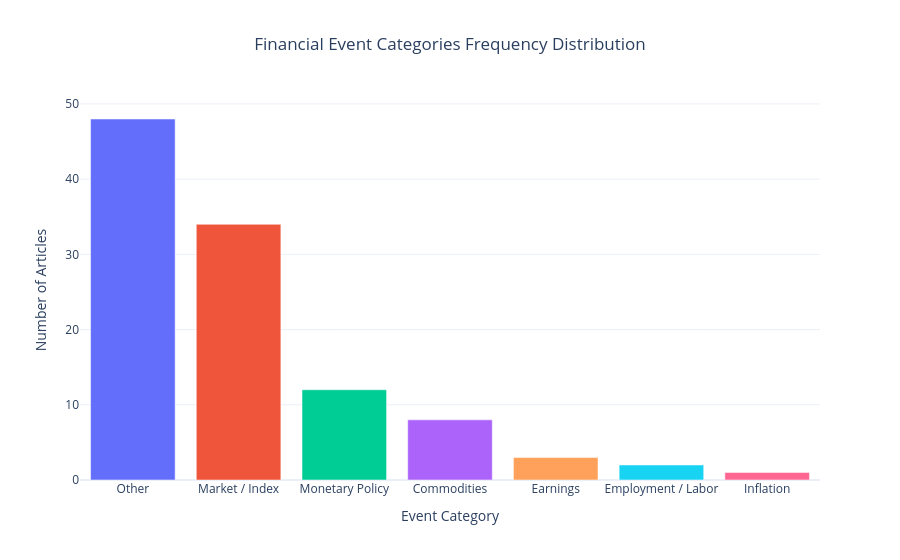
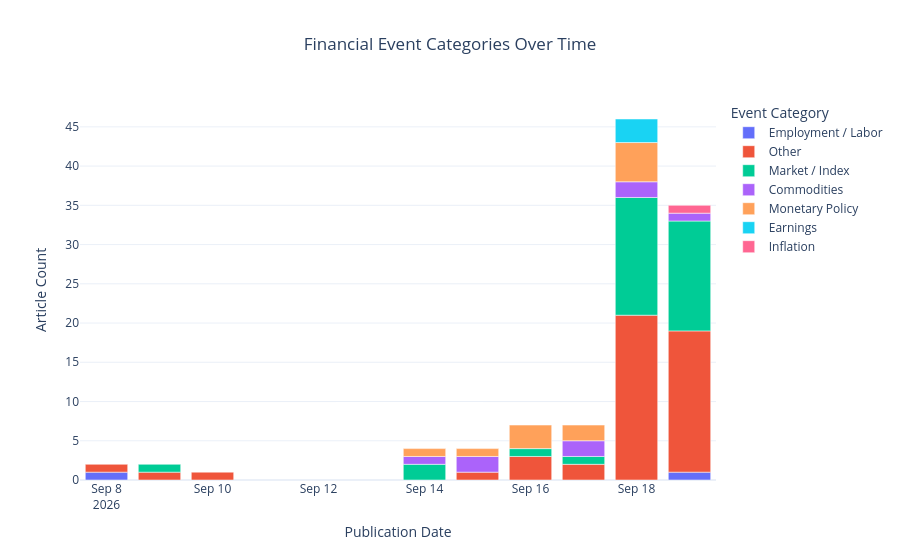

The cell these charts' notebook holds for them, in order:
### Markdown cell above
---
### Step 6: Visualize Event Category Frequencies & Timeline (Plotly)

We plot event category volume and a stacked timeline of events over time.

### Code cell
# Plot 1: Event Categories Bar Chart
fig_events_bar = px.bar(
    event_dist_df,
    x="Event_Type",
    y="Article_Count",
    title="Financial Event Categories Frequency Distribution",
    labels={"Event_Type": "Event Category", "Article_Count": "Number of Articles"},
    color="Event_Type",
    template="plotly_white"
)
fig_events_bar.update_layout(title_x=0.5, showlegend=False)
fig_events_bar.show()

# Plot 2: Event Timeline Chart
timeline_df = news_df.copy()
timeline_df["date_only"] = timeline_df["published_at"].dt.date
daily_events_df = timeline_df.groupby(["date_only", "event_type"]).size().reset_index(name="count")

fig_events_ts = px.bar(
    daily_events_df,
    x="date_only",
    y="count",
    color="event_type",
    title="Financial Event Categories Over Time",
    labels={"date_only": "Publication Date", "count": "Article Count", "event_type": "Event Category"},
    template="plotly_white"
)
fig_events_ts.update_layout(title_x=0.5)
fig_events_ts.show()

### Figure 1 — Plotly figure (JSON) as saved in the notebook; plotly's stock layout.template omitted (floating-point values rounded to 4 significant figures)
{"data": [{"hovertemplate": "Event Category=%{x}<br>Number of Articles=%{y}<extra></extra>", "legendgroup": "Other", "marker": {"color": "#636efa", "pattern": {"shape": ""}}, "name": "Other", "orientation": "v", "showlegend": true, "textposition": "auto", "type": "bar", "x": ["Other"], "xaxis": "x", "y": [48], "yaxis": "y"}, {"hovertemplate": "Event Category=%{x}<br>Number of Articles=%{y}<extra></extra>", "legendgroup": "Market / Index", "marker": {"color": "#EF553B", "pattern": {"shape": ""}}, "name": "Market / Index", "orientation": "v", "showlegend": true, "textposition": "auto", "type": "bar", "x": ["Market / Index"], "xaxis": "x", "y": [34], "yaxis": "y"}, {"hovertemplate": "Event Category=%{x}<br>Number of Articles=%{y}<extra></extra>", "legendgroup": "Monetary Policy", "marker": {"color": "#00cc96", "pattern": {"shape": ""}}, "name": "Monetary Policy", "orientation": "v", "showlegend": true, "textposition": "auto", "type": "bar", "x": ["Monetary Policy"], "xaxis": "x", "y": [12], "yaxis": "y"}, {"hovertemplate": "Event Category=%{x}<br>Number of Articles=%{y}<extra></extra>", "legendgroup": "Commodities", "marker": {"color": "#ab63fa", "pattern": {"shape": ""}}, "name": "Commodities", "orientation": "v", "showlegend": true, "textposition": "auto", "type": "bar", "x": ["Commodities"], "xaxis": "x", "y": [8], "yaxis": "y"}, {"hovertemplate": "Event Category=%{x}<br>Number of Articles=%{y}<extra></extra>", "legendgroup": "Earnings", "marker": {"color": "#FFA15A", "pattern": {"shape": ""}}, "name": "Earnings", "orientation": "v", "showlegend": true, "textposition": "auto", "type": "bar", "x": ["Earnings"], "xaxis": "x", "y": [3], "yaxis": "y"}, {"hovertemplate": "Event Category=%{x}<br>Number of Articles=%{y}<extra></extra>", "legendgroup": "Employment / Labor", "marker": {"color": "#19d3f3", "pattern": {"shape": ""}}, "name": "Employment / Labor", "orientation": "v", "showlegend": true, "textposition": "auto", "type": "bar", "x": ["Employment / Labor"], "xaxis": "x", "y": [2], "yaxis": "y"}, {"hovertemplate": "Event Category=%{x}<br>Number of Articles=%{y}<extra></extra>", "legendgroup": "Inflation", "marker": {"color": "#FF6692", "pattern": {"shape": ""}}, "name": "Inflation", "orientation": "v", "showlegend": true, "textposition": "auto", "type": "bar", "x": ["Inflation"], "xaxis": "x", "y": [1], "yaxis": "y"}], "layout": {"barmode": "relative", "legend": {"title": {"text": "Event Category"}, "tracegroupgap": 0}, "showlegend": false, "title": {"text": "Financial Event Categories Frequency Distribution", "x": 0.5}, "xaxis": {"anchor": "y", "categoryarray": ["Other", "Market / Index", "Monetary Policy", "Commodities", "Earnings", "Employment / Labor", "Inflation"], "categoryorder": "array", "domain": [0.0, 1.0], "title": {"text": "Event Category"}}, "yaxis": {"anchor": "x", "domain": [0.0, 1.0], "title": {"text": "Number of Articles"}}}}

### Figure 2 — Plotly figure (JSON) as saved in the notebook; plotly's stock layout.template omitted (floating-point values rounded to 4 significant figures)
{"data": [{"hovertemplate": "Event Category=Employment / Labor<br>Publication Date=%{x}<br>Article Count=%{y}<extra></extra>", "legendgroup": "Employment / Labor", "marker": {"color": "#636efa", "pattern": {"shape": ""}}, "name": "Employment / Labor", "orientation": "v", "showlegend": true, "textposition": "auto", "type": "bar", "x": ["2026-09-08", "2026-09-19"], "xaxis": "x", "y": [1, 1], "yaxis": "y"}, {"hovertemplate": "Event Category=Other<br>Publication Date=%{x}<br>Article Count=%{y}<extra></extra>", "legendgroup": "Other", "marker": {"color": "#EF553B", "pattern": {"shape": ""}}, "name": "Other", "orientation": "v", "showlegend": true, "textposition": "auto", "type": "bar", "x": ["2026-09-08", "2026-09-09", "2026-09-10", "2026-09-15", "2026-09-16", "2026-09-17", "2026-09-18", "2026-09-19"], "xaxis": "x", "y": [1, 1, 1, 1, 3, 2, 21, 18], "yaxis": "y"}, {"hovertemplate": "Event Category=Market / Index<br>Publication Date=%{x}<br>Article Count=%{y}<extra></extra>", "legendgroup": "Market / Index", "marker": {"color": "#00cc96", "pattern": {"shape": ""}}, "name": "Market / Index", "orientation": "v", "showlegend": true, "textposition": "auto", "type": "bar", "x": ["2026-09-09", "2026-09-14", "2026-09-16", "2026-09-17", "2026-09-18", "2026-09-19"], "xaxis": "x", "y": [1, 2, 1, 1, 15, 14], "yaxis": "y"}, {"hovertemplate": "Event Category=Commodities<br>Publication Date=%{x}<br>Article Count=%{y}<extra></extra>", "legendgroup": "Commodities", "marker": {"color": "#ab63fa", "pattern": {"shape": ""}}, "name": "Commodities", "orientation": "v", "showlegend": true, "textposition": "auto", "type": "bar", "x": ["2026-09-14", "2026-09-15", "2026-09-17", "2026-09-18", "2026-09-19"], "xaxis": "x", "y": [1, 2, 2, 2, 1], "yaxis": "y"}, {"hovertemplate": "Event Category=Monetary Policy<br>Publication Date=%{x}<br>Article Count=%{y}<extra></extra>", "legendgroup": "Monetary Policy", "marker": {"color": "#FFA15A", "pattern": {"shape": ""}}, "name": "Monetary Policy", "orientation": "v", "showlegend": true, "textposition": "auto", "type": "bar", "x": ["2026-09-14", "2026-09-15", "2026-09-16", "2026-09-17", "2026-09-18"], "xaxis": "x", "y": [1, 1, 3, 2, 5], "yaxis": "y"}, {"hovertemplate": "Event Category=Earnings<br>Publication Date=%{x}<br>Article Count=%{y}<extra></extra>", "legendgroup": "Earnings", "marker": {"color": "#19d3f3", "pattern": {"shape": ""}}, "name": "Earnings", "orientation": "v", "showlegend": true, "textposition": "auto", "type": "bar", "x": ["2026-09-18"], "xaxis": "x", "y": [3], "yaxis": "y"}, {"hovertemplate": "Event Category=Inflation<br>Publication Date=%{x}<br>Article Count=%{y}<extra></extra>", "legendgroup": "Inflation", "marker": {"color": "#FF6692", "pattern": {"shape": ""}}, "name": "Inflation", "orientation": "v", "showlegend": true, "textposition": "auto", "type": "bar", "x": ["2026-09-19"], "xaxis": "x", "y": [1], "yaxis": "y"}], "layout": {"barmode": "relative", "legend": {"title": {"text": "Event Category"}, "tracegroupgap": 0}, "title": {"text": "Financial Event Categories Over Time", "x": 0.5}, "xaxis": {"anchor": "y", "domain": [0.0, 1.0], "title": {"text": "Publication Date"}}, "yaxis": {"anchor": "x", "domain": [0.0, 1.0], "title": {"text": "Article Count"}}}}
